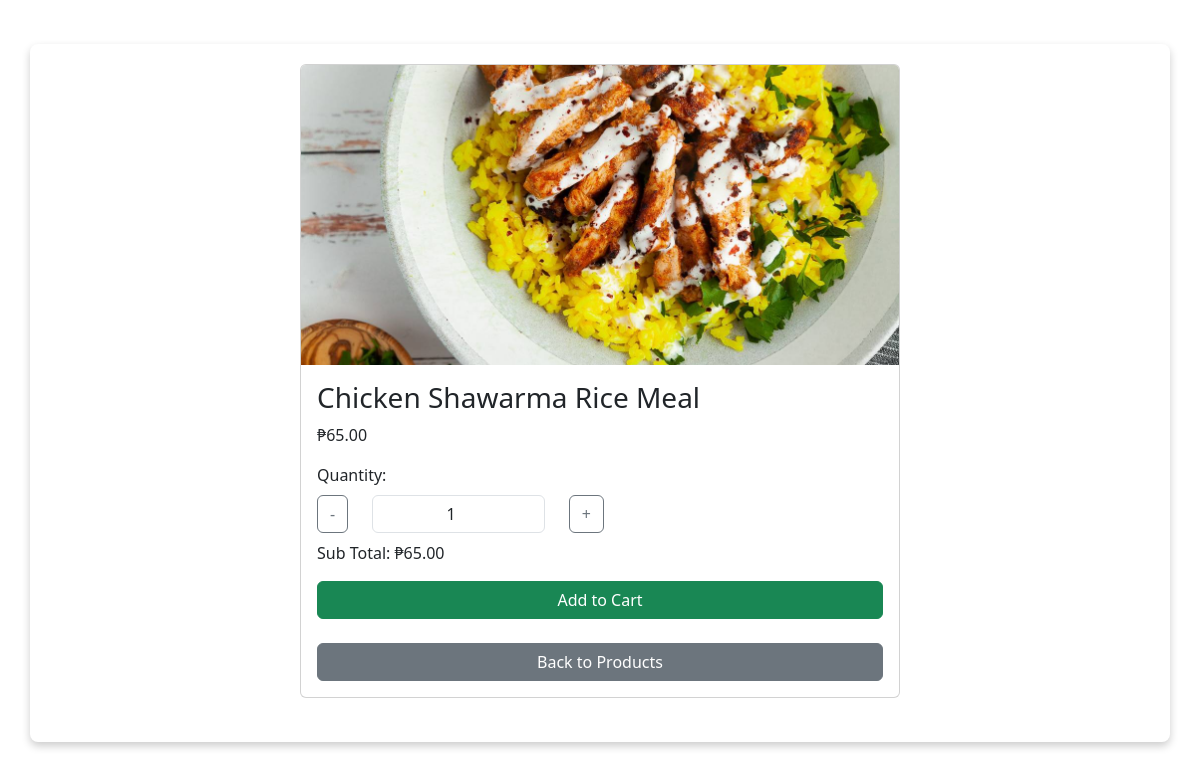
The page /Users/view.php?product_id=2 (signed in) on the database its author committed.
### tables this page shows
CREATE TABLE `products` (
  `product_id` int(11) NOT NULL,
  `product_name` varchar(100) NOT NULL,
  `product_price` varchar(50) NOT NULL,
  `product_status` varchar(50) NOT NULL,
  `product_image` varchar(300) NOT NULL
);

### Users/view.php (the view, shortened to what this page needs)
<?php
include "../dbconfig.php";
include "../style.php";
if (isset($_GET['product_id'])) {
    $product_id = $_GET['product_id'];
}
$fetch = $pdo->prepare("SELECT * FROM products WHERE product_id = :product_id");
$fetch->execute([':product_id' => $product_id]);
$product = $fetch->fetch();
?>
<!DOCTYPE html>
<html lang="en">
<head>
    <link href="https://cdn.jsdelivr.net/npm/bootstrap@5.3.2/dist/css/bootstrap.min.css" rel="stylesheet">
</head>
<body>
    <div class="container my-4">
        <div class="row justify-content-center">
            <div class="col-md-8">
                <div class="card mb-4">
                    <img src="../img/<?= htmlspecialchars($product['product_image']) ?>" class="card-img-top" alt="<?= htmlspecialchars($product['product_name']) ?>">
                    <div class="card-body">
                        <h3 class="card-title"><?= htmlspecialchars($product['product_name']) ?></h3>
                        <p class="card-text">₱<?= number_format($product['product_price'], 2) ?></p>
                        <form action="addtocart.php" method="POST">
                            <div class="mb-3">
                                <label for="quantity" class="form-label">Quantity:</label>
                                <div class="row align-items-center">
                                    <div class="col-auto">
                                        <button type="button" class="btn btn-outline-secondary" id="decrease">-</button>
                                    </div>
                                    <div class="col-4">
                                        <input type="number" class="form-control text-center" name="quantity" id="quantity" min="1" value="1" required>
                                    </div>
                                    <div class="col-auto">
                                        <button type="button" class="btn btn-outline-secondary" id="increase">+</button>
                                    </div>
                                </div>
                                <p id="subtotal" class="mt-2"></p>
                            </div>
                            <button type="submit" class="btn btn-success w-100" name="addtocart">Add to Cart</button>
                        </form>
                        <a href="index.php" class="btn btn-secondary w-100 mt-2">Back to Products</a>
                    </div>
                </div>
            </div>
        </div>
    </div>
</body>
</html>

### style.php (style rules this page uses)
body { font-family: Arial, sans-serif; background-color: #f4f4f4; color: #333; margin: 0; padding: 20px; }
.container { max-width: 1000px; margin: auto; background: white; padding: 20px; border-radius: 8px; box-shadow: 0 4px 8px rgba(0, 0, 0, 0.2); }

### Users/view.php (style rules this page uses)
.card { max-width: 600px; margin: 0 auto; }
.card-img-top { height: 300px; object-fit: cover; }

### rows shown on the page
products: product_image (picture), product_name "Chicken Shawarma Rice Meal", product_price "65.00"
